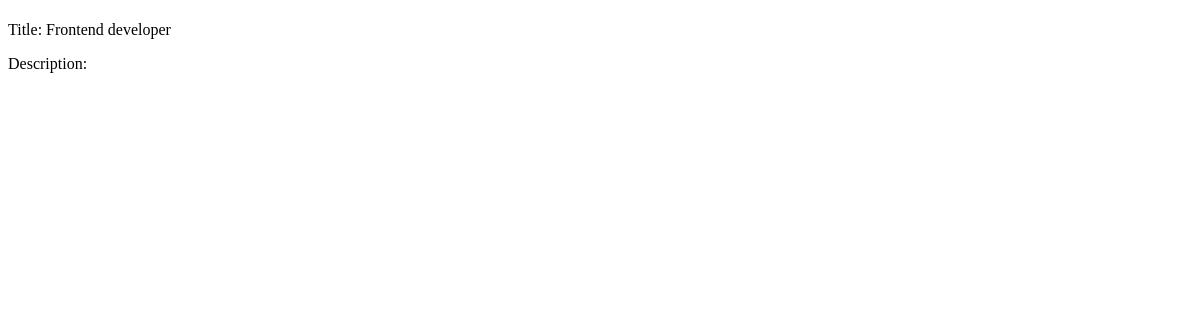
The app's page /, older data.
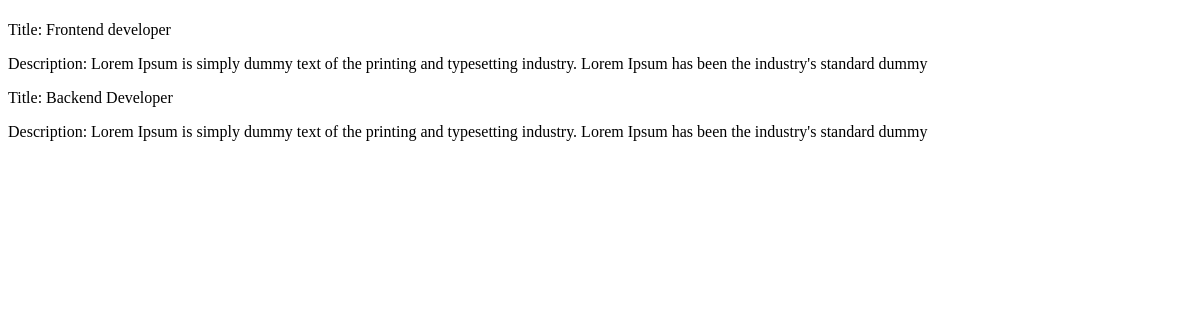
The same page, newer data.
### job/models.py (models this page shows, shortened)
class Job(models.Model):
    title = models.CharField(max_length=200)
    skills = models.CharField(max_length=300, blank=True, null=True)
    description = models.TextField(blank=True, null=True)
    posted_by = models.ForeignKey(User, on_delete=models.CASCADE)
    posted_at = models.DateTimeField(auto_now_add=True)
    modified_at = models.DateTimeField(auto_now=True)

### pages/views.py (the view)
def index(request):
    jobs = Job.objects.all()
    context = {'jobs': jobs}
    return render(request, 'pages/index.html', context)

### templates/pages/index.html (shortened to what this page needs)
{% extends "base.html" %}
{% load static %}
{% block content %}
{% for job in jobs %}
    <p class='text-blue-500'>Title: {{ job.title }}</p>
    <p>Description: {{ job.description }}</p>
{% endfor %}
{% endblock content %}

### templates/base.html (shortened to what this page needs)
{% load static %}
<!DOCTYPE html>
<html lang="en">
<head>
    <link rel="stylesheet" href="{% static 'css/styles.css' %}">
</head>
<body>
    {% block content %}
    {% endblock content %}
</body>
</html>

Row changes from the older to the newer data that the page shows:
changed Job "Frontend developer": description (not shown) → "Lorem Ipsum is simply dummy text of the printing and typesetting industry. Lorem Ipsum has been the industry's standard dummy"
added Job: title "Backend Developer", description "Lorem Ipsum is simply dummy text of the printing and typesetting industry. Lorem Ipsum has been the industry's standard dummy"
